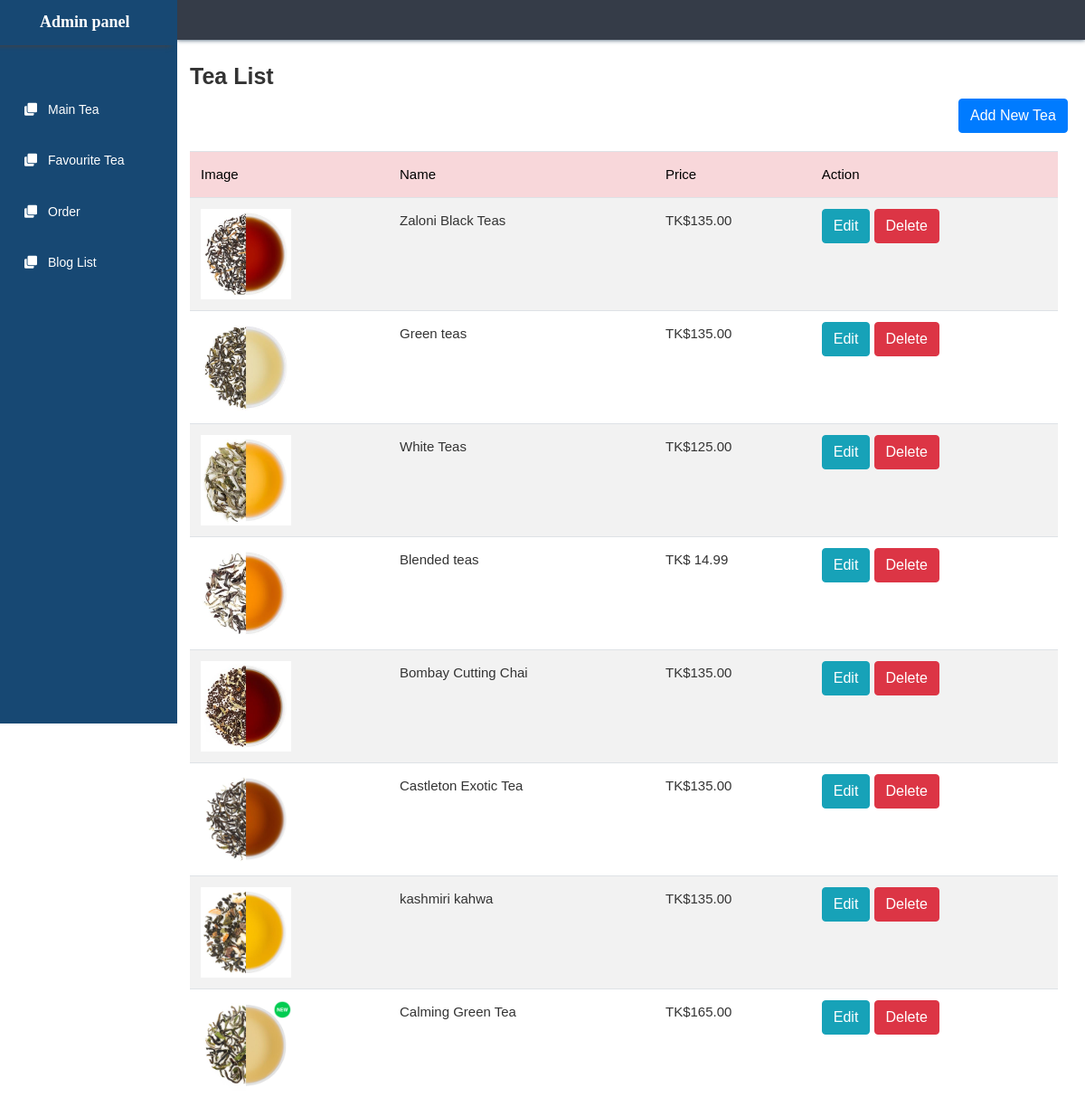
Page /admin_mainTea (signed in) on the committed database.
### mainapp/models.py (models this page shows, shortened)
class spotlight_body(models.Model):
	image=models.FileField()
	title=models.CharField(max_length=100)
	price=models.IntegerField()

### mainapp/views.py (the view)
# urls.py: path('admin_mainTea',views.admin_mainTea,name="admin_mainTea"),
def admin_mainTea(request):
	post=spotlight_body.objects.all()
	return render(request,"admin/admin_mainTea.html",{"post":post})

### templates/admin/admin_mainTea.html (shortened to what this page needs)
{%extends 'admin/admin.html'%}
{% load static %}
	{% block admin%}
	<div class="blog-post" id="exampleModalLong">
		<div class="container">
			<h2 style="margin-bottom:10px;font-size:25px">Tea List</h2>
			<a href="maintea" class="btn btn-primary admin-btn" style="text-align:center;margin-left:850px;margin-bottom:20px">Add New Tea</a>
			<table class="table table-striped" >
				<thead class="alert-danger" style="color:#000">
					<tr>
						<td>Image</td>
						<td>Name</td>
						<td>Price</td>
						<td>Action</td>
					</tr>
				</thead>
				<tbody>
					{% for post in post %}
					<tr>
					<td><img src="{{ post.image.url }}" width="100px"></td>
					<td>{{post.title}}</td>
					<td>TK{{post.price}}</td>
					<td>
						<a href="maintea_update/{{post.id}}" class="btn btn-info">Edit</a>
						<a href="maintea_delete/{{post.id}}" class="btn btn-danger">Delete</a>
					</td>
					</tr>
					{% endfor %}
				</tbody>
			</table>
		</div>
	</div>
	{% endblock %}

### templates/admin/admin.html (shortened to what this page needs)
{%load static%}
<!DOCTYPE HTML>
<html lang="en-US">
<head>
	<link rel="stylesheet" type="text/css" href='{%static "assets/css/all.min.css" media="all" %}'/>
    <link rel="stylesheet" href='{%static "assets/css/bootstrap.min.css" %}'/>
	<link rel="stylesheet" type="text/css" href='{%static "assets/css/owl.carousel.css" media="all" %}'/>
	<link rel="stylesheet" type="text/css" href='{%static "assets/css/magnific-popup.css" media="all" %}'/>
	<link rel="stylesheet" type="text/css" href='{%static "assets/css/style.css"%}'/>
</head>
<body>
	{% if request.user.is_staff or request.user.is_superuser%}
		<div class="admin_book">
			<div class="head_top">
				<div class="container-fluid no_padding">
					<div class="head_left">
						<p style="font-size:18px">Admin panel</p>
					</div>
					<div class="admin_sidebar_menu">
						<div class="menu text-left">
							<ul>
								<li><a href="/admin_mainTea"><i style="font-size:14px" class="fa fa-clone"></i>Main Tea</a></li>
								<li><a href="/admin_favouriteTea"><i style="font-size:14px" class="fa fa-clone"></i>Favourite Tea</a></li>
								<li><a href="/order/customer"><i style="font-size:14px" class="fa fa-clone"></i>Order</a></li>
								<li><a href="/admin_blog"><i style="font-size:14px" class="fa fa-clone"></i>Blog List</a></li>
							</ul>
						</div>
					</div>
				</div>
			</div>
		</div>
		<div class="admin_area">
			<div class="container-fluid no_padding">
				<div class="head_right" style="padding:22px"></div>
			</div>
		</div>
			<div class="admin-right" style="float:right;width:85%">
			<div class="col-md-12">
			{% block admin%}
			{% endblock %}
			</div>
			</div>
			{%else%}
					<div class="messages" style="width:70%;margin-left:180px;padding-top:">
			            <center><div class="message2" style="padding:5rem;font-size:2rem;color:red;font-family:sans-serif;background:#FFF3CD;line-height:40px">Sorry,you are not authorized to access this page</div></center>
			         </div>
			{% endif %}
   </body>
</html>

### static/assets/css/style.css (style rules this page uses)
* { margin:0; padding:0; box-sizing:border-box; }
ul { list-style:none; margin:0; padding:0; }
li { display: inline-block; }
img { max-width: 100%; height: auto; }
h1, h2, h3, h4, h5, h6 { margin: 0; font-weight: 700; padding:0; font-family: 'Raleway', sans-serif; }
p { font-size: 14px; margin-bottom: 0px }
html, body { height: 100% }
body { font-family: 'Raleway', sans-serif; background-color: #fff; font-weight: 400; font-style: normal; font-size: 15px; line-height: 1.7em; color: #333; }
a, a:hover, a:focus, input, textarea { text-decoration: none; outline: none; }
a { text-decoration: none; color: #333; -webkit-transition: .4s; transition: .4s }
@media (min-width:768px) { body { margin-top: 50px; } }
.no_padding { padding: 0px; }
.menu ul li { display: inline-block; }
.menu ul li a { font-size: 15px; transition: .5s; text-transform: capitalize; }
.head_top { width: 196px; float: left; background-color: #174873; height: 100vh; position: fixed; }
.head_left p { padding: 12px 44px; color: #fff; font-family: 'Charm', cursive; font-weight: 700; font-size: 10px; box-shadow: -12px -4px 5px 5px #424040; }
.head_right { text-align: right; padding: 12px 34px; background-color: #353C48; box-shadow: 0px 0px 5px #29445D; margin-bottom: 25px; margin-top:-50px; }
.admin_area { margin-left: 195px; }
.admin_sidebar_menu { padding: 43px 0px; }
.admin_sidebar_menu i.fa.fa-clone { color: #fff; font-size:1.5rem; margin-left: 0px; }
.menu { padding: 0px 27px; }
.menu ul li { padding: 15px 0px; }
.menu ul li a { color: #fff; text-transform: capitalize; font-size: 14px; transition:.5s }
.menu ul li a i { margin-right: 12px; font-size:14px }

### rows in the picture
spotlight_body: image (picture), title "Zaloni Black Teas", price "$135.00"
spotlight_body: image (picture), title "Green teas", price "$135.00"
spotlight_body: image (picture), title "White Teas", price "$125.00"
spotlight_body: image (picture), title "Blended teas", price "$ 14.99"
spotlight_body: image (picture), title "Bombay Cutting Chai", price "$135.00"
spotlight_body: image (picture), title "Castleton Exotic Tea", price "$135.00"
spotlight_body: image (picture), title "kashmiri kahwa", price "$135.00"
spotlight_body: image (picture), title "Calming Green Tea", price "$165.00"
